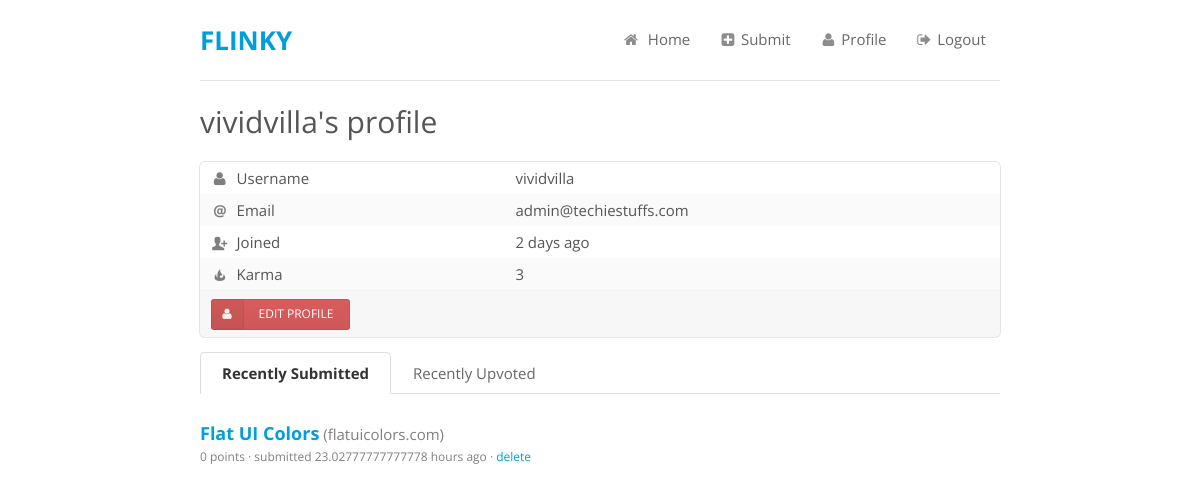
Page /profile/vividvilla/ (signed in) on the earlier database version.
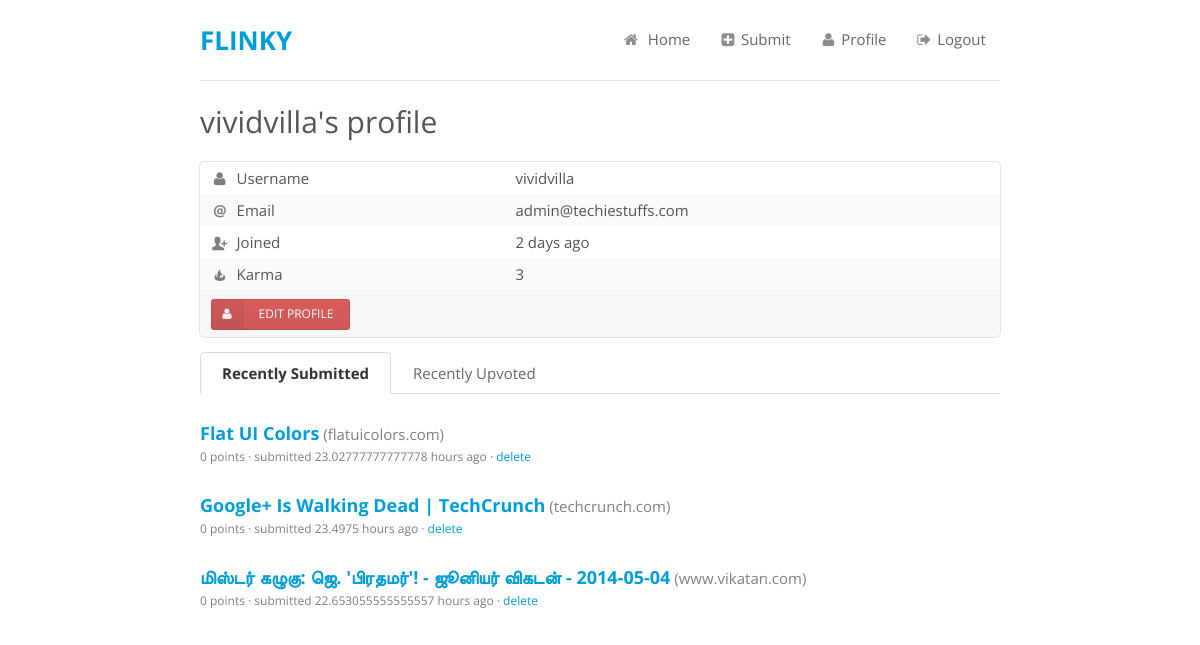
Same page on the later database version.
### flinky/models.py (models this page shows, shortened)
class Link(db.Model):
    id = db.Column(db.Integer, primary_key = True)
    link = db.Column(db.String(240), unique = True)
    title = db.Column(db.String(240))
    points = db.Column(db.Integer)
    domain = db.Column(db.String(240))
    submitted = db.Column(db.DateTime())
    user_id = db.Column(db.Integer, db.ForeignKey('user.id'))
    user = db.relationship('User', backref = 'link', uselist=False)
    upvotes = db.relationship('User', secondary=upvotes, backref=db.backref('upvoted', lazy='dynamic'))

### flinky/views/profile.py (the view)
@app.route('/profile/')
@app.route('/profile/<username>/')
def profile(username = None):
	if username:
		user = User.query.filter_by(username = username).first()
		links = Link.query.filter_by(user = user).all()
		return render_template('profile.html', user = user, joined = calc_time(user.joined), links = links)
	if session.get('logged_in'):
		return redirect(url_for('profile', username = session['logged_in']))
	return redirect(url_for('login'))

### flinky/__init__.py (called while the page is built)
@app.before_request
def set_session():
    session.modified = True

### flinky/utils.py (called while the page is built)
@app.template_filter('calc_time')
def calc_time(date):
	curr_date = datetime.now()
	diff = curr_date - date
	seconds = diff.seconds
	days = diff.days
	if days > 365:
		return "{} years".format(days/365)
	elif days > 30:
		return "{} months".format(days/30)
	elif days > 1:
		return "{} days".format(days)
	elif seconds > 7200:
		return "{} hours".format(seconds/3600)
	elif seconds > 120:
		return "{} minutes".format(seconds/60)
	else:
		return "{} seconds".format(seconds)

### flinky/templates/profile.html (shortened to what this page needs)
{% extends 'base.html' %}
{% block content %}
<h1>{{user.username}}'s profile</h1>
<table class="ui table segment">
  <tbody>
    <tr>
      <td><i class="user icon"></i> Username</td>
      <td>{{ user.username }}</td>
    </tr>
    {% if user.username == session.logged_in %}
    <tr>
      <td><i class="email basic icon"></i> Email</td>
      <td>{{ user.email }}</td>
    </tr>
    {% endif %}
    <tr>
      <td><i class="add user basic icon"></i> Joined</td>
      <td>{{ joined }} ago</td>
    </tr>
    <tr>
      <td><i class="fire basic icon"></i> Karma</td>
      <td>{{ user.karma }}</td>
    </tr>
  </tbody>
  {% if user.username == session.logged_in %}
  <tfoot>
    <tr>
    <th colspan="2">
      <a href="{{ url_for('profile_edit', username = user.username ) }}" class="mini ui red labeled icon button"><i class="user icon"></i> Edit Profile</div>
      {% endif %}
{% if user.username == session.logged_in %}
<div class="ui tabular filter menu">
  <a class="active item" data-tab="sumitted">Recently Submitted</a>
  <a class="item" data-tab="upvoted">Recently Upvoted</a>
</div>
<div class="ui divided inbox selection list active tab" data-tab="sumitted">
{% if links %}
{% for link in links %}
<div class="ui list">
  <div class="item">
    <div class="content">
      <a class="header links" href="{{ link.link }}" target="_blank">{{ link.title }}</a> <span class="description">({{ link.domain }})</span>
      <div class="description link-desc">{{ link.points }} points &middot; submitted {{ link.submitted | calc_time }} ago {% if session.logged_in == link.user.username %} &middot;
      <a href="{{ url_for('delete_link', linkid = link.id, prev = request.path ) }}">delete</a>{% endif %}</div>
    </div>
  </div>
</div>
{% endfor %}
{% else %}
<h4>No links submitted yet</h4>
{% endif %}
</div>
{% endif %}
{% endblock %}

Differences in the rows shown:
added Link: title "Google+ Is Walking Dead | TechCrunch", domain "techcrunch.com", points "0", submitted|calc_time "23.4975 hours"
added Link: title "மிஸ்டர் கழுகு: ஜெ. 'பிரதமர்'! - ஜூனியர் விகடன் - 2014-05-04", domain "www.vikatan.com", points "0", submitted|calc_time "22.653055555555557 hours"
